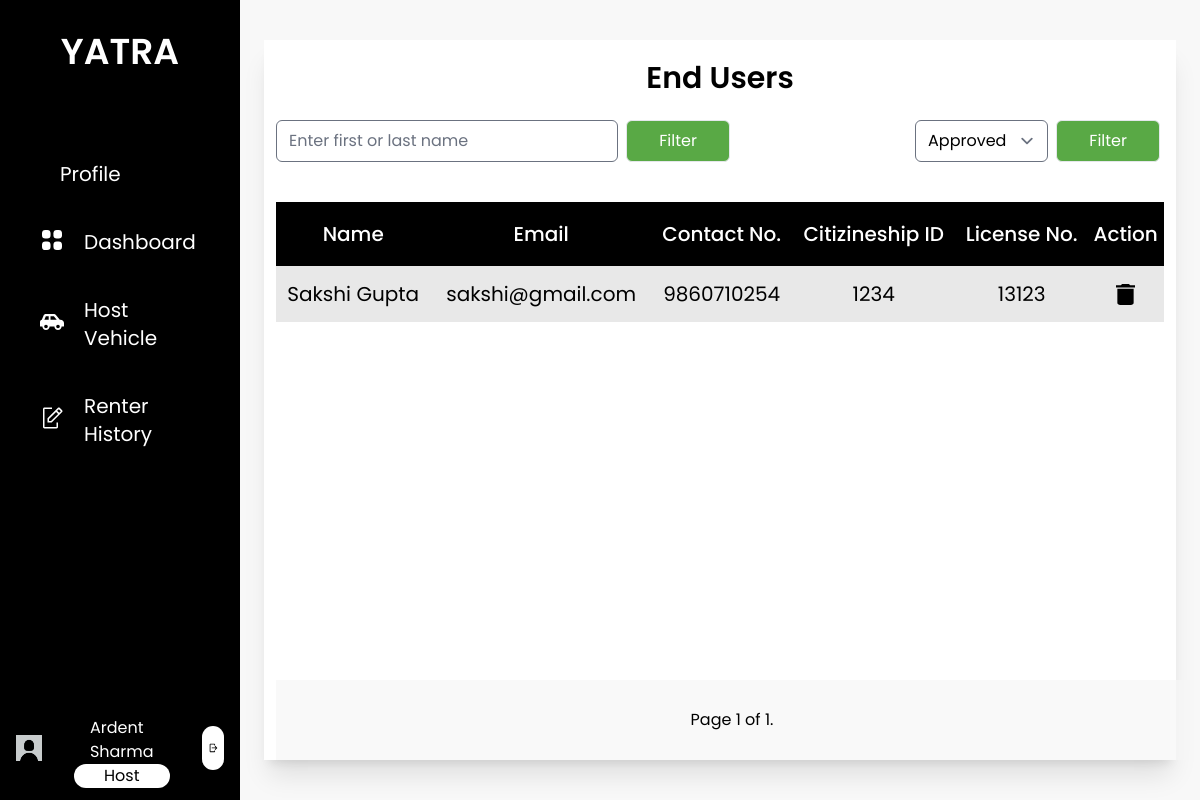
/end_users_admin/ (signed in), run on the app's committed database.
### base/models.py (models this page shows, shortened)
class Host(models.Model):
    user = models.OneToOneField(User, on_delete=models.CASCADE, related_name="host")
    first_name = models.CharField(max_length=25)
    last_name = models.CharField(max_length=25)
    email = models.EmailField()
    phone_number = models.CharField(max_length=10)
    address = models.CharField(max_length=100, null= True, blank=True)
    citizenship_id = models.CharField(max_length=20, null= True, blank=True)
    citizenship = models.ImageField(upload_to='host/profile', default='default_photo.jpg')
    pic = models.ImageField(upload_to='host/profile', default='default_profile.jpg')
    is_approved = models.CharField(max_length=10, choices=status, default="Pending")
    is_blocked = models.BooleanField(default=False)

class EndUser(models.Model):
    user = models.OneToOneField(User, on_delete=models.CASCADE, related_name="enduser")
    first_name = models.CharField(max_length=25)
    last_name = models.CharField(max_length=25)
    email = models.EmailField()
    phone_number = models.CharField(max_length=10)
    citizenship_id = models.CharField(max_length=20, null= True, blank=True)
    citizenship = models.ImageField(upload_to='enduser/profile',  default='default_photo.jpg')
    license_no = models.CharField(max_length=20, null= True, blank=True)
    license = models.ImageField(upload_to='enduser/profile',  default='default_photo.jpg')
    pic = models.ImageField(upload_to='enduser/profile', default='default_profile.jpg')
    is_approved = models.CharField(max_length=10, choices=status, default="Pending")
    is_blocked = models.BooleanField(default=False)

### base/views.py (the view)
# urls.py: path('end_users_admin/', views.end_users_admin, name='end_users_admin'),
def end_users_admin(request):
    nameform = UserFilterForm(request.GET or None)
    if nameform.is_valid():
        endUsers = nameform.filter_users(EndUser.objects.all())
    else:
        endUsers = EndUser.objects.filter(is_approved="Approved")
    statusform = UserFilterStatusForm(request.GET or None)
    if statusform.is_valid():
        endUsers = statusform.filter_users(endUsers)
    else:
        endUsers = endUsers.filter(is_approved="Approved")
    paginator = Paginator(endUsers, 6)
    page_number = request.GET.get('page')
    try:
        page_obj = paginator.get_page(page_number)
    except PageNotAnInteger:
        page_obj = paginator.get_page(1)
    except EmptyPage:
        page_obj = paginator.get_page(paginator.num_pages)
    context = {
        'data': page_obj,
        'nums': page_obj.paginator.num_pages * 'p',
        'nameform': nameform,
        'statusform':statusform
    }
    return render(request, 'enduser/endusers_admin.html', context)

### base/forms.py (shortened to what this page needs)
class UserFilterForm(forms.Form):
    name = forms.CharField(required=False, label='Search', widget=forms.TextInput(attrs={'placeholder': 'Enter first or last name'}))

class UserFilterStatusForm(forms.Form):
    status = forms.ChoiceField(choices=[('Approved', 'Approved'), ('Rejected', 'Rejected')])

### base/templatetags/user_group.py (called while the page is built)
@register.filter(name='has_group')
def has_group(user, group_name):
    return user.groups.filter(name=group_name).exists()

### base/templates/enduser/endusers_admin.html (shortened to what this page needs)
{% extends 'base/base.html' %}
{% load static %}
{% load widget_tweaks %}
{% block content%}
<div class="h-screen w-full px-6 py-10 bg-theme">
    <div class="bg-white h-full flex flex-col justify-between shadow-xl relative">
        <div class="p-3">
            <h1 class="text-center text-3xl font-semibold pt-2 pb-6">End Users</h1>
            <div class="w-100 flex flex-row justify-between mb-6">
                <form>
                    {% render_field nameform.name class="rounded-md" %}
                    <input type="submit" class="bg-custom-green px-8 py-2 text-white rounded-md mx-1 border" value="Filter" />
                </form>
                <form>
                    {% render_field statusform.status class="rounded-md" %}
                    <input type="submit" class="bg-custom-green px-8 py-2 text-white rounded-md mx-1 border" value="Filter" />
                </form>
            </div>
            {% if data is not None %}
            <table class="w-full">
                <thead class="h-16 text-center">
                    <tr class="bg-black text-white text-xl">
                        <th class="font-medium">Name</th>
                        <th class="font-medium">Email</th>
                        <th class="font-medium">Contact No.</th>
                        <th class="font-medium">Citizineship ID</th>
                        <th class="font-medium">License No.</th>
                        <th class="font-medium">Action</th>
                    </tr>
                </thead>
                <tbody class="text-center">
                    {% for user in data.object_list %}
                    <tr class="text-xl h-14">
                        <td>{{user.first_name}} {{user.last_name}}</td>
                        <td>{{user.email}}</td>
                        <td>{% if user.phone_number %}{{user.phone_number}}{% else %}N/A{% endif %}</td>
                        <td>{% if user.citizenship_id %}{{user.citizenship_id}}{% else %}N/A{% endif %}</td>
                        <td>{% if user.license_no %}{{user.license_no}}{% else %}N/A{% endif %}</td>
                        <td>
                            <div class="flex flex-row justify-around">
                                <a href="{% url 'delete_user' user.user.id %}" onclick="return ConfirmDelete()">
                                    <img src="{% static 'images/delete.svg' %}">
                                </a>
                            </div>
                        </td>
                    </tr>
                    {% endfor %}
                </tbody>
            </table>
            {% endif %}
            <div class="flex flex-col h-20 w-full bg-pagination-gray bg-opacity-70 bottom-0 justify-center absolute px-3">
                <div class="w-full flex flex-row justify-center">
                    <div class="m-2 py-2 px-6">
                        Page {{ data.number }} of {{ data.paginator.num_pages }}.
                    </div>
                </div>
            </div>
        </div>
    </div>
</div>
{% endblock content %}

### base/templates/base/base.html (shortened to what this page needs)
{% load static tailwind_tags %}
{% load user_group %}
<html lang="en">
<head>
    {% tailwind_css %}
</head>
<body class="font-poppins min-h-screen">
    <div class="flex flex-row">
        <div class="flex w-1/5 bg-black h-screen text-white">
            <div class="w-full relative">
                <div class="flex justify-center pb-8">
                    <a href="{% url 'home' %}" class="py-8">
                        <span class="text-4xl text-center font-semibold">YATRA</span>
                    </a>
                </div>
                {% if user|has_group:'host' %}
                <div class="text-xl">
                    {% with request.resolver_match.url_name as url_name %}
                    <ul class="px-4">
                        <a href="{% url 'host_profile' %}" class="nav-bar-items {% if url_name == 'host_profile' or url_name == 'host_update_profile' %}active{% endif %}">
                            <li class="nav-bar-li">
                                Profile
                            </li>
                        </a>
                        <a href="{% url 'host_dashboard' %}" class="nav-bar-items {% if url_name == 'host_dashboard' %} active {% endif %}">
                            <img src="{% static 'images/dashboard.svg' %}" alt="">
                            <li class="nav-bar-li">
                                Dashboard
                            </li>
                        </a>
                        <a href="{% url 'host_vehicles' %}" class="nav-bar-items {% if url_name == 'host_vehicles' or url_name == 'add_vehicles' %} active {% endif %}">
                            <img src="{% static 'images/Vehicle.svg' %}" alt="">
                            <li class="nav-bar-li">
                               Host Vehicle
                            </li>
                        </a>
                        <a href="{% url 'rented_history' %}" class="nav-bar-items{% if url_name == 'rented_history' or url_name == 'report_user' %} active {% endif %}">
                            <img src="{% static 'images/request.svg' %}" alt="">
                            <li class="nav-bar-li">
                                Renter History
                            </li>
                        </a>
                    </ul>
                    {% endwith %}
                </div>
                <div class="flex flex-row absolute bottom-0 justify-evenly py-3 px-4 w-full">
                    <a href="{% url 'host_profile' %}" class=" ">
                        <img src="{% static 'images/default_profile.jpg' %}" style="object-fit: contain" alt="" class="w-20 h-20 object-cover rounded-full ">
                    </a>
                    <div class="flex flex-col px-8 justify-evenly">
                        <p class="text-generalBackground px-4 mt-2 ">{{ user.host.first_name }} {{ user.host.last_name }}</p>
                        <p class="text-gray px-4 text-center rounded-xl bg-white text-black py-0.75 ">Host</p>
                    </div>
                    <div class="ml-auto my-auto flex-end p-1.5 bg-white rounded-full">
                        <a href="{% url 'logout' %}">
                            <img src="{% static 'images/logout.svg' %}" alt="" class="h-8">
                        </a>
                    </div>
                </div>
                {% endif %}
            </div>
        </div>
        <div class="flex w-4/5 h-screen relative overflow-y-auto">
            {% block content %}
            {% endblock content%}
        </div>
    </div>
</body>
</html>

### data on the page
EndUser: first_name "Sakshi", last_name "Gupta", email "sakshi@gmail.com", phone_number "9860710254", citizenship_id "1234", license_no "13123"

### other printed values
{{ user.host.first_name }} "Ardent"
{{ user.host.last_name }} "Sharma"
{{ data.number }} "1"
{{ data.paginator.num_pages }} "1"
